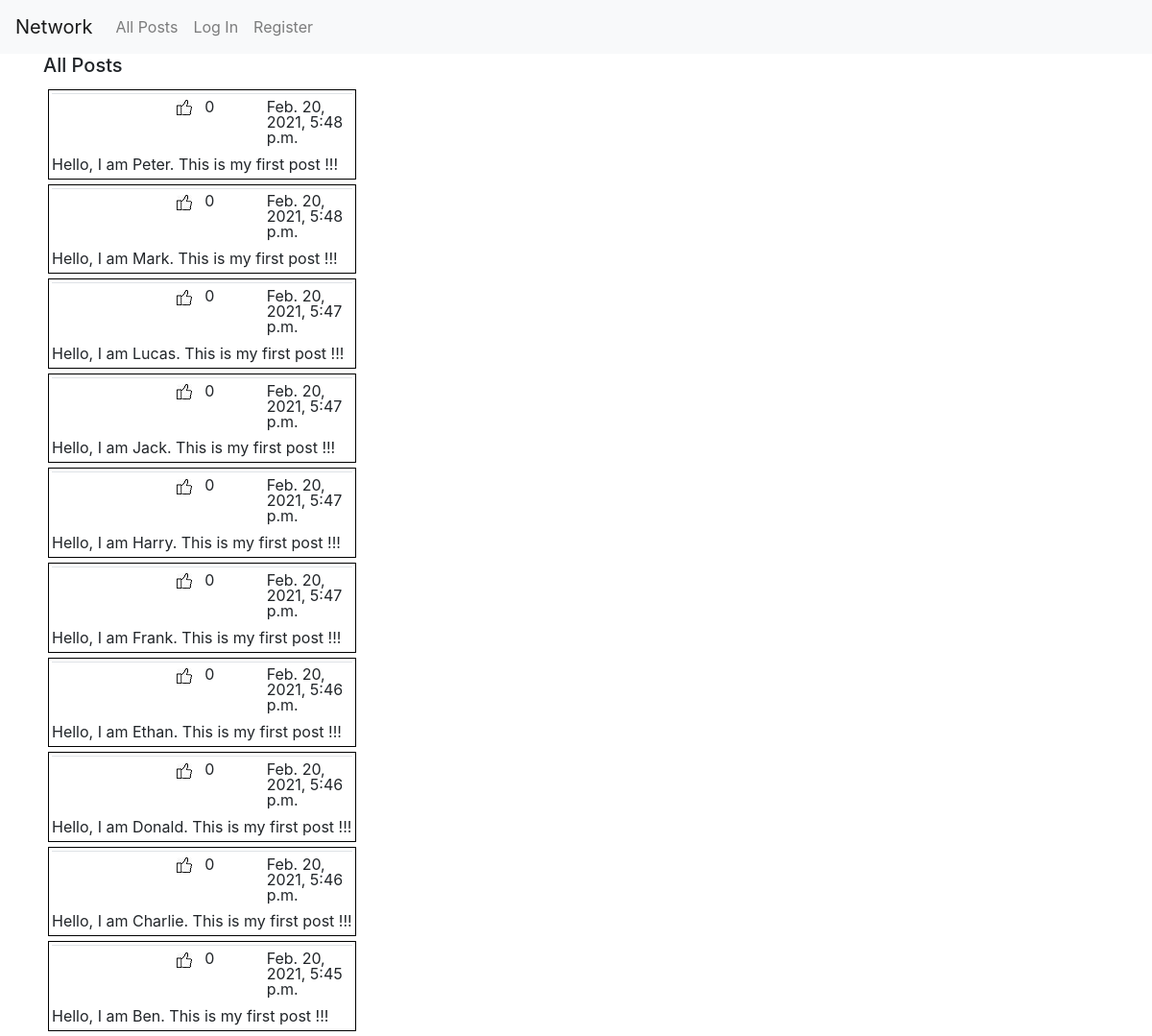
The app's page /, older data.
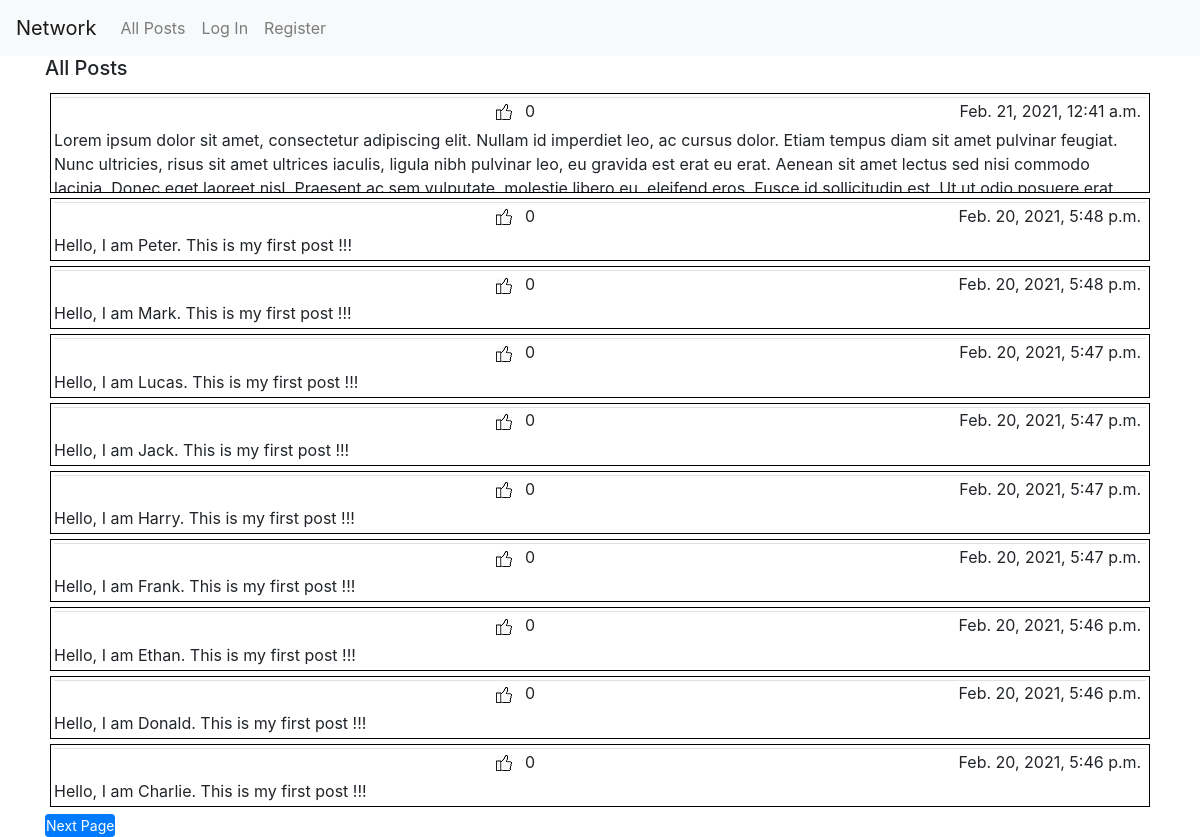
The same page, newer data.
### network/models.py (models this page shows, shortened)
class Post(models.Model):
    user = models.ForeignKey("User", on_delete=models.CASCADE, related_name='posts')
    timestamp = models.DateTimeField(auto_now_add=True)
    body = models.TextField(blank=False)
    likes = models.IntegerField(default=0)
    unlikes = models.IntegerField(default=0)

### network/views.py (the view)
# urls.py: path("", views.index, name="index"),
def index(request):
    all_posts = Post.objects.all().order_by('-timestamp')
    paginator = Paginator(all_posts, 10)
    page_number = request.GET.get('page')
    page_obj = paginator.get_page(page_number)
    return render(request, 'network/index.html', {'page_obj': page_obj})

### network/templates/network/index.html (shortened to what this page needs)
{% extends "network/layout.html" %}
{% load static %}
{% block body %}
    <div id="all-post-view">
        <h5>All Posts</h5>
        <div class="pagination">
            <span class="step-links">
                {% for post in page_obj %}
                <div class="posts">
                    {% if post.user.username == user.username %}
                        <div class="match">
                            <table class = "table table-sm">
                            <tr>
                                <td width="40%"><b>{{ post.user.first_name }} {{ post.user.last_name }}</b></td>
                                <td width="30%"><img src="{% static 'like-128.jpg' %}"> &nbsp {{ post.likes }}</td>
                                <td width="30%"><span style="float: right">{{ post.timestamp }}</span></td>
                            </tr>
                            </table>
                            {{ post.body }}
                        </div>
                    {% else %}
                            <table class = "table table-sm">
                            <tr>
                                <td width="40%"><b>{{ post.user.first_name }} {{ post.user.last_name }}</b></td>
                                <td width="30%"><img src="{% static 'like-128.jpg' %}"> &nbsp {{ post.likes }}</td>
                                <td width="30%"><span style="float: right">{{ post.timestamp }}</span></td>
                            </tr>
                            </table>
                            {{ post.body }}
                    {% endif %}
                </div>
                {% endfor %}
                {% if page_obj.has_next %}
                    <a class="btn btn-primary btn-sm" href="?page={{ page_obj.next_page_number }}">Next Page</a>
                {% endif %}
            </span>
        </div>
    </div>
{% endblock %}

### network/templates/network/layout.html (shortened to what this page needs)
{% load static %}
<!DOCTYPE html>
<html lang="en">
    <head>
        <link rel="stylesheet" href="https://stackpath.bootstrapcdn.com/bootstrap/4.4.1/css/bootstrap.min.css">
        <link href="{% static 'network/styles.css' %}" rel="stylesheet">
    </head>
    <body>
        <nav class="navbar navbar-expand-lg navbar-light bg-light">
            <a class="navbar-brand" href="#">Network</a>
            <div>
              <ul class="navbar-nav mr-auto">
                <li class="nav-item">
                  <a class="nav-link" href="{% url 'index' %}">All Posts</a>
                </li>
                {% if user.is_authenticated %}
                    <li class="nav-item">
                        <a class="nav-link" href="#">Following</a>
                    </li>
                    <li class="nav-item">
                        <a class="nav-link" href="{% url 'logout' %}">Log Out</a>
                    </li>
                {% else %}
                    <li class="nav-item">
                        <a class="nav-link" href="{% url 'login' %}">Log In</a>
                    </li>
                    <li class="nav-item">
                        <a class="nav-link" href="{% url 'register' %}">Register</a>
                    </li>
                {% endif %}
              </ul>
            </div>
          </nav>
        <div class="container">
            {% block body %}
            {% endblock %}
        </div>
    </body>
</html>

### network/static/network/styles.css (style rules this page uses)
html { font-family: Arial, sans-serif; }
.posts { max-height: 100px; overflow-y: auto; padding: 3px; margin: 5px; border: 1px solid black; }
.btn { padding: 0px; }
.table { padding: 3px; border-collapse: collapse; margin-bottom: 3px; }
td { padding: 0px; line-height: 1; }

Row changes from the older to the newer data that the page shows:
no longer on this page (row unchanged): Post: likes "0", timestamp "Feb. 20, 2021, 5:45 p.m.", body "Hello, I am Ben. This is my first post !!!"
added Post: likes "0", timestamp "Feb. 21, 2021, 12:41 a.m.", body "Lorem ipsum dolor sit amet, consectetur adipiscing elit. Nullam id imperdiet leo, ac cursus dolor. Etiam tempus diam sit amet pulvinar feugiat. Nunc ultricies, risus sit amet ultrices iaculis, ligula nibh pulvinar leo, eu gravida est erat eu erat. Aenean sit amet lectus sed nisi commodo…"
Text that changed along with them:
text now shown: "Next Page"
